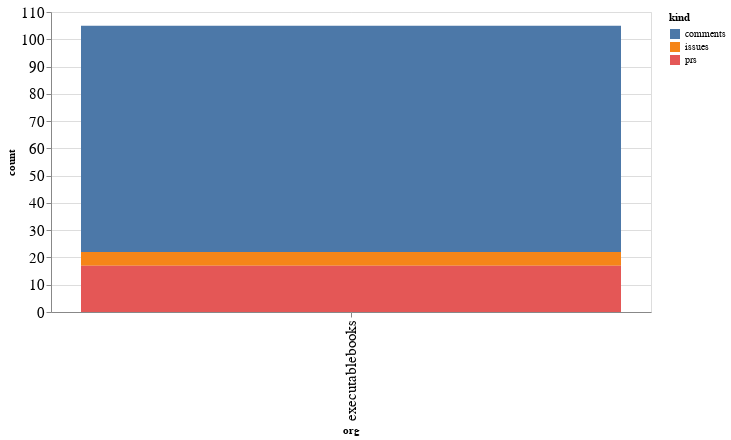

Notebook code for this chart:
### Code cell
alt.Chart(org_summaries, width=600).mark_bar().encode(
    x='org',
    y='count',
    color='kind',
    tooltip="org"
)

### Figure 1 — Vega-Lite specification as saved in the notebook (floating-point values rounded to 4 significant figures)
{"config": {"axisLeft": {"labelFontSize": 15}, "axisBottom": {"labelFontSize": 15}}, "data": {"name": "data-a9f83ab4807098ce83d88b950816d3b2"}, "mark": "bar", "encoding": {"color": {"type": "nominal", "field": "kind"}, "tooltip": {"type": "nominal", "field": "org"}, "x": {"type": "nominal", "field": "org"}, "y": {"type": "quantitative", "field": "count"}}, "width": 600, "$schema": "https://vega.github.io/schema/vega-lite/v4.8.1.json", "datasets": {"data-a9f83ab4807098ce83d88b950816d3b2": [{"org": "executablebooks", "kind": "comments", "count": 83}, {"org": "executablebooks", "kind": "issues", "count": 5}, {"org": "executablebooks", "kind": "prs", "count": 17}]}}
